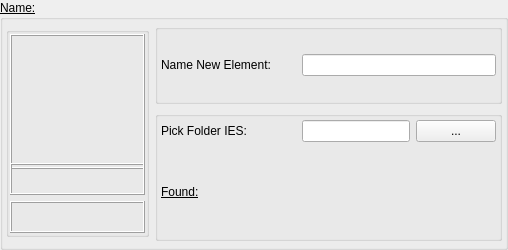
                   <widget class="QGroupBox" name="groupBox_sgNameIESNewEntry">
                    <property name="sizePolicy">
                     <sizepolicy hsizetype="Preferred" vsizetype="Preferred">
                      <horstretch>0</horstretch>
                      <verstretch>0</verstretch>
                     </sizepolicy>
                    </property>
                    <property name="minimumSize">
                     <size>
                      <width>0</width>
                      <height>250</height>
                     </size>
                    </property>
                    <property name="maximumSize">
                     <size>
                      <width>16777215</width>
                      <height>250</height>
                     </size>
                    </property>
                    <property name="font">
                     <font>
                      <pointsize>9</pointsize>
                      <bold>false</bold>
                      <underline>true</underline>
                     </font>
                    </property>
                    <property name="title">
                     <string>Name:</string>
                    </property>
                    <layout class="QGridLayout" name="gridLayout_4">
                     <property name="leftMargin">
                      <number>3</number>
                     </property>
                     <property name="topMargin">
                      <number>3</number>
                     </property>
                     <property name="rightMargin">
                      <number>3</number>
                     </property>
                     <property name="bottomMargin">
                      <number>3</number>
                     </property>
                     <item row="0" column="0" rowspan="2">
                      <widget class="QGroupBox" name="groupBox_IconeIES">
                       <property name="minimumSize">
                        <size>
                         <width>0</width>
                         <height>210</height>
                        </size>
                       </property>
                       <property name="maximumSize">
                        <size>
                         <width>16777215</width>
                         <height>210</height>
                        </size>
                       </property>
                       <property name="title">
                        <string/>
                       </property>
                       <property name="flat">
                        <bool>true</bool>
                       </property>
                       <layout class="QVBoxLayout" name="verticalLayout_29">
                        <property name="leftMargin">
                         <number>1</number>
                        </property>
                        <property name="topMargin">
                         <number>1</number>
                        </property>
                        <property name="rightMargin">
                         <number>1</number>
                        </property>
                        <property name="bottomMargin">
                         <number>1</number>
                        </property>
                        <item>
                         <layout class="QVBoxLayout" name="verticalLayout_26">
                          <item>
                           <widget class="QFrame" name="frame_3">
                            <property name="minimumSize">
                             <size>
                              <width>135</width>
                              <height>135</height>
                             </size>
                            </property>
                            <property name="maximumSize">
                             <size>
                              <width>135</width>
                              <height>135</height>
                             </size>
                            </property>
                            <property name="frameShape">
                             <enum>QFrame::Box</enum>
                            </property>
                            <property name="frameShadow">
                             <enum>QFrame::Raised</enum>
                            </property>
                            <layout class="QVBoxLayout" name="verticalLayout_37">
                             <property name="spacing">
                              <number>0</number>
                             </property>
                             <property name="leftMargin">
                              <number>0</number>
                             </property>
                             <property name="topMargin">
                              <number>0</number>
                             </property>
                             <property name="rightMargin">
                              <number>0</number>
                             </property>
                             <property name="bottomMargin">
                              <number>0</number>
                             </property>
                             <item>
                              <widget class="QPushButton" name="pushButton_sgIESPreview">
                               <property name="minimumSize">
                                <size>
                                 <width>128</width>
                                 <height>128</height>
                                </size>
                               </property>
                               <property name="maximumSize">
                                <size>
                                 <width>128</width>
                                 <height>128</height>
                                </size>
                               </property>
                               <property name="cursor">
                                <cursorShape>PointingHandCursor</cursorShape>
                               </property>
                               <property name="autoFillBackground">
                                <bool>false</bool>
                               </property>
                               <property name="inputMethodHints">
                                <set>Qt::ImhNone</set>
                               </property>
                               <property name="text">
                                <string/>
                               </property>
                               <property name="checkable">
                                <bool>false</bool>
                               </property>
                               <property name="flat">
                                <bool>true</bool>
                               </property>
                              </widget>
                             </item>
                            </layout>
                           </widget>
                          </item>
                          <item>
                           <widget class="QFrame" name="frame">
                            <property name="minimumSize">
                             <size>
                              <width>128</width>
                              <height>32</height>
                             </size>
                            </property>
                            <property name="maximumSize">
                             <size>
                              <width>16777215</width>
                              <height>32</height>
                             </size>
                            </property>
                            <property name="frameShape">
                             <enum>QFrame::Box</enum>
                            </property>
                            <property name="frameShadow">
                             <enum>QFrame::Raised</enum>
                            </property>
                            <layout class="QVBoxLayout" name="verticalLayout_35">
                             <property name="spacing">
                              <number>0</number>
                             </property>
                             <property name="leftMargin">
                              <number>0</number>
                             </property>
                             <property name="topMargin">
                              <number>0</number>
                             </property>
                             <property name="rightMargin">
                              <number>0</number>
                             </property>
                             <property name="bottomMargin">
                              <number>0</number>
                             </property>
                             <item>
                              <widget class="QPushButton" name="pushButton_sgIESFoundFile">
                               <property name="minimumSize">
                                <size>
                                 <width>128</width>
                                 <height>30</height>
                                </size>
                               </property>
                               <property name="maximumSize">
                                <size>
                                 <width>16777215</width>
                                 <height>30</height>
                                </size>
                               </property>
                               <property name="cursor">
                                <cursorShape>PointingHandCursor</cursorShape>
                               </property>
                               <property name="text">
                                <string/>
                               </property>
                               <property name="flat">
                                <bool>true</bool>
                               </property>
                              </widget>
                             </item>
                            </layout>
                           </widget>
                          </item>
                          <item>
                           <widget class="QFrame" name="frame_2">
                            <property name="minimumSize">
                             <size>
                              <width>128</width>
                              <height>32</height>
                             </size>
                            </property>
                            <property name="maximumSize">
                             <size>
                              <width>16777215</width>
                              <height>32</height>
                             </size>
                            </property>
                            <property name="frameShape">
                             <enum>QFrame::Box</enum>
                            </property>
                            <property name="frameShadow">
                             <enum>QFrame::Raised</enum>
                            </property>
                            <layout class="QVBoxLayout" name="verticalLayout_36">
                             <property name="spacing">
                              <number>0</number>
                             </property>
                             <property name="leftMargin">
                              <number>0</number>
                             </property>
                             <property name="topMargin">
                              <number>0</number>
                             </property>
                             <property name="rightMargin">
                              <number>0</number>
                             </property>
                             <property name="bottomMargin">
                              <number>0</number>
                             </property>
                             <item>
                              <widget class="QPushButton" name="pushButton_sgIESFoundJson">
                               <property name="minimumSize">
                                <size>
                                 <width>128</width>
                                 <height>30</height>
                                </size>
                               </property>
                               <property name="maximumSize">
                                <size>
                                 <width>16777215</width>
                                 <height>30</height>
                                </size>
                               </property>
                               <property name="cursor">
                                <cursorShape>PointingHandCursor</cursorShape>
                               </property>
                               <property name="text">
                                <string/>
                               </property>
                               <property name="flat">
                                <bool>true</bool>
                               </property>
                              </widget>
                             </item>
                            </layout>
                           </widget>
                          </item>
                         </layout>
                        </item>
                       </layout>
                      </widget>
                     </item>
                     <item row="0" column="1">
                      <widget class="QGroupBox" name="groupBox_sgLPreviewIESThumb">
                       <property name="sizePolicy">
                        <sizepolicy hsizetype="Expanding" vsizetype="Expanding">
                         <horstretch>0</horstretch>
                         <verstretch>0</verstretch>
                        </sizepolicy>
                       </property>
                       <property name="minimumSize">
                        <size>
                         <width>0</width>
                         <height>80</height>
                        </size>
                       </property>
                       <property name="maximumSize">
                        <size>
                         <width>16777215</width>
                         <height>80</height>
                        </size>
                       </property>
                       <property name="title">
                        <string/>
                       </property>
                       <layout class="QVBoxLayout" name="verticalLayout_28">
                        <property name="leftMargin">
                         <number>3</number>
                        </property>
                        <property name="topMargin">
                         <number>3</number>
                        </property>
                        <property name="rightMargin">
                         <number>3</number>
                        </property>
                        <property name="bottomMargin">
                         <number>3</number>
                        </property>
                        <item>
                         <layout class="QHBoxLayout" name="horizontalLayout_36">
                          <item>
                           <widget class="QLabel" name="label_sgAddIESRename">
                            <property name="minimumSize">
                             <size>
                              <width>135</width>
                              <height>0</height>
                             </size>
                            </property>
                            <property name="maximumSize">
                             <size>
                              <width>135</width>
                              <height>16777215</height>
                             </size>
                            </property>
                            <property name="font">
                             <font>
                              <pointsize>9</pointsize>
                              <bold>false</bold>
                              <underline>false</underline>
                             </font>
                            </property>
                            <property name="text">
                             <string>Name New Element:</string>
                            </property>
                           </widget>
                          </item>
                          <item>
                           <widget class="QLineEdit" name="lineEdit_sgAddIESRename">
                            <property name="sizePolicy">
                             <sizepolicy hsizetype="Preferred" vsizetype="Maximum">
                              <horstretch>0</horstretch>
                              <verstretch>1</verstretch>
                             </sizepolicy>
                            </property>
                            <property name="minimumSize">
                             <size>
                              <width>0</width>
                              <height>0</height>
                             </size>
                            </property>
                            <property name="maximumSize">
                             <size>
                              <width>16777215</width>
                              <height>22</height>
                             </size>
                            </property>
                            <property name="font">
                             <font>
                              <pointsize>9</pointsize>
                              <bold>false</bold>
                              <underline>false</underline>
                             </font>
                            </property>
                            <property name="toolTip">
                             <string>&lt;html&gt;&lt;head/&gt;&lt;body&gt;&lt;p&gt;Type the name of your new element here, no special characters please, use _ for a space, and follow the name convention.&lt;/p&gt;&lt;/body&gt;&lt;/html&gt;</string>
                            </property>
                           </widget>
                          </item>
                         </layout>
                        </item>
                       </layout>
                      </widget>
                     </item>
                     <item row="1" column="1">
                      <widget class="QGroupBox" name="groupBox_sgNameEntry_2">
                       <property name="sizePolicy">
                        <sizepolicy hsizetype="Preferred" vsizetype="Expanding">
                         <horstretch>0</horstretch>
                         <verstretch>0</verstretch>
                        </sizepolicy>
                       </property>
                       <property name="minimumSize">
                        <size>
                         <width>0</width>
                         <height>130</height>
                        </size>
                       </property>
                       <property name="maximumSize">
                        <size>
                         <width>16777215</width>
                         <height>130</height>
                        </size>
                       </property>
                       <property name="title">
                        <string/>
                       </property>
                       <layout class="QVBoxLayout" name="verticalLayout_27">
                        <property name="leftMargin">
                         <number>3</number>
                        </property>
                        <property name="topMargin">
                         <number>3</number>
                        </property>
                        <property name="rightMargin">
                         <number>3</number>
                        </property>
                        <property name="bottomMargin">
                         <number>3</number>
                        </property>
                        <item>
                         <layout class="QHBoxLayout" name="horizontalLayout_34">
                          <item>
                           <widget class="QLabel" name="label_sgPickFolderIES">
                            <property name="minimumSize">
                             <size>
                              <width>135</width>
                              <height>0</height>
                             </size>
                            </property>
                            <property name="maximumSize">
                             <size>
                              <width>135</width>
                              <height>16777215</height>
                             </size>
                            </property>
                            <property name="font">
                             <font>
                              <pointsize>9</pointsize>
                              <bold>false</bold>
                              <underline>false</underline>
                             </font>
                            </property>
                            <property name="text">
                             <string>Pick Folder IES:        </string>
                            </property>
                           </widget>
                          </item>
                          <item>
                           <widget class="QLineEdit" name="lineEdit_sgFolderIESEntry">
                            <property name="enabled">
                             <bool>true</bool>
                            </property>
                            <property name="sizePolicy">
                             <sizepolicy hsizetype="Preferred" vsizetype="Maximum">
                              <horstretch>0</horstretch>
                              <verstretch>0</verstretch>
                             </sizepolicy>
                            </property>
                            <property name="font">
                             <font>
                              <pointsize>9</pointsize>
                              <bold>false</bold>
                              <underline>false</underline>
                             </font>
                            </property>
                            <property name="readOnly">
                             <bool>true</bool>
                            </property>
                           </widget>
                          </item>
                          <item>
                           <widget class="QPushButton" name="pushButton_sg_PickFolderIESEntry">
                            <property name="enabled">
                             <bool>true</bool>
                            </property>
                            <property name="sizePolicy">
                             <sizepolicy hsizetype="Minimum" vsizetype="Fixed">
                              <horstretch>0</horstretch>
                              <verstretch>0</verstretch>
                             </sizepolicy>
                            </property>
                            <property name="minimumSize">
                             <size>
                              <width>80</width>
                              <height>0</height>
                             </size>
                            </property>
                            <property name="maximumSize">
                             <size>
                              <width>80</width>
                              <height>16777215</height>
                             </size>
                            </property>
                            <property name="font">
                             <font>
                              <pointsize>9</pointsize>
                              <bold>false</bold>
                              <underline>false</underline>
                             </font>
                            </property>
                            <property name="cursor">
                             <cursorShape>PointingHandCursor</cursorShape>
                            </property>
                            <property name="text">
                             <string>...</string>
                            </property>
                           </widget>
                          </item>
                         </layout>
                        </item>
                        <item>
                         <layout class="QHBoxLayout" name="horizontalLayout_37">
                          <item>
                           <widget class="QLabel" name="label_sgIESNewMessage">
                            <property name="minimumSize">
                             <size>
                              <width>135</width>
                              <height>0</height>
                             </size>
                            </property>
                            <property name="maximumSize">
                             <size>
                              <width>135</width>
                              <height>16777215</height>
                             </size>
                            </property>
                            <property name="text">
                             <string>Found:</string>
                            </property>
                            <property name="alignment">
                             <set>Qt::AlignLeading|Qt::AlignLeft|Qt::AlignVCenter</set>
                            </property>
                           </widget>
                          </item>
                          <item>
                           <widget class="QLabel" name="label_sgIESNewMessageTxt">
                            <property name="font">
                             <font>
                              <pointsize>9</pointsize>
                              <bold>false</bold>
                              <underline>false</underline>
                             </font>
                            </property>
                            <property name="text">
                             <string/>
                            </property>
                            <property name="alignment">
                             <set>Qt::AlignLeading|Qt::AlignLeft|Qt::AlignVCenter</set>
                            </property>
                           </widget>
                          </item>
                         </layout>
                        </item>
                       </layout>
                      </widget>
                     </item>
                    </layout>
                   </widget>
